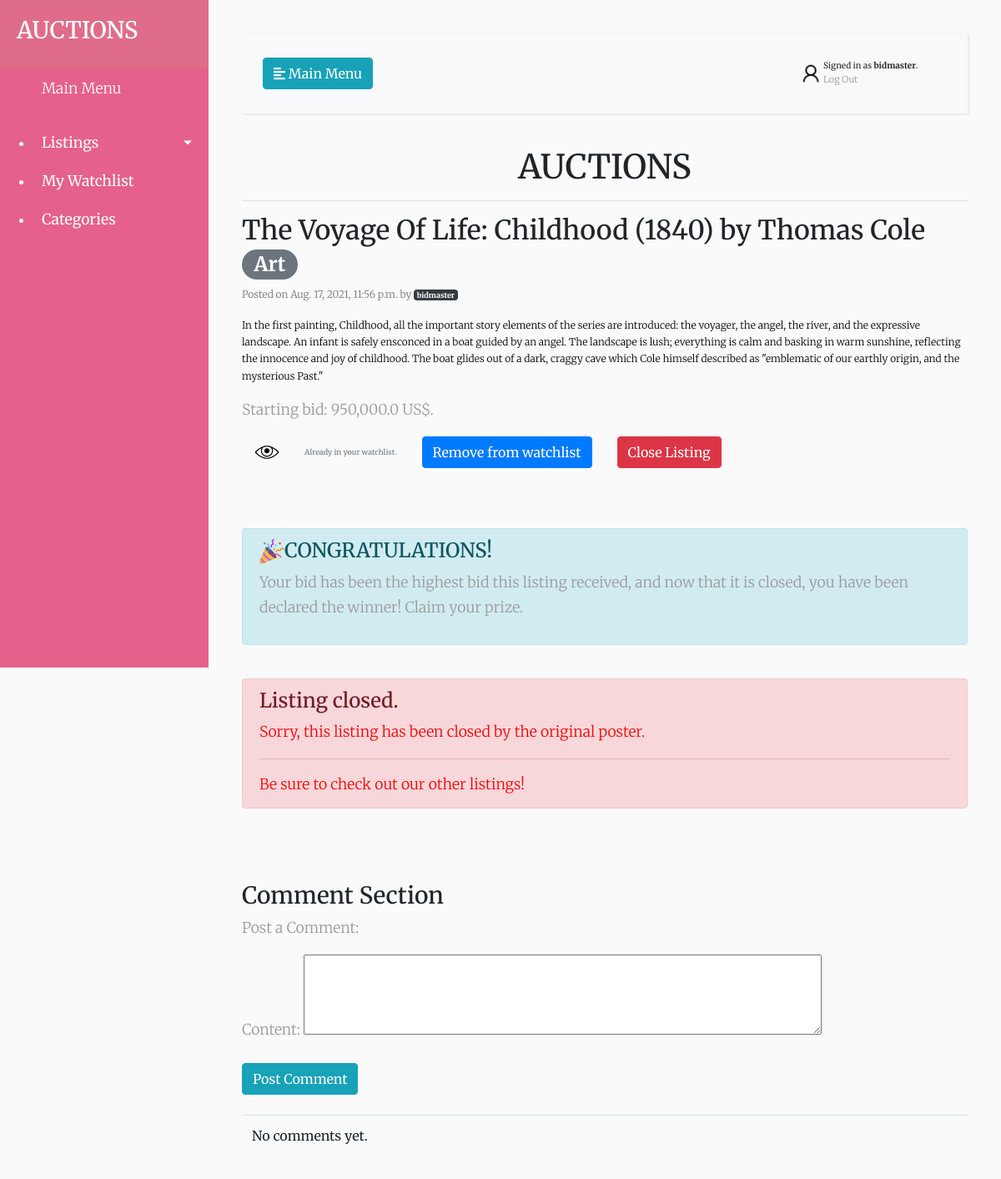
Screenshot of /The Voyage Of Life: Childhood (1840) by Thomas Cole/info (signed in) with the database file from the repository.
### auctions/models.py (models this page shows, shortened)
class User(AbstractUser):
    pass

class Listing(models.Model):
    title = models.CharField(max_length=64, help_text = "Title")
    description = models.CharField(max_length = 500, help_text = "Description")
    starting_bid = models.FloatField(help_text = "Starting Bid Amount in US$")
    current_bid = models.FloatField(default = 0.00)
    url = models.ImageField(blank = True)
    timestamp = models.DateTimeField(auto_now_add=True)
    FASHION = 'Fashion'
    TOYS = 'Toys'
    ELECTRONICS = 'Electronics'
    HOME = 'Home'
    ART = 'Art'
    JEWELRY = 'Jewelry'
    PROPERTIES = 'Properties'
    CONTRACTS = 'Contracts'
    MISCELLANEOUS = 'Miscellaneous'
    ACTIVE = 'Active'
    CLOSED = 'Closed'
    CATEGORY_CHOICES = [
        (FASHION, 'FS'),
        (TOYS, 'TO'),
        (ELECTRONICS, 'ET'),
        (HOME, 'HM'),
        (ART, 'AR'),
        (JEWELRY, 'JW'),
        (PROPERTIES, 'PT'),
        (CONTRACTS, 'CT'),
        (MISCELLANEOUS, 'MS')
    ]
    STATUS_CHOICES = [
        (ACTIVE, 'AC'),
        (CLOSED, 'CL')
    ]
    category = models.CharField(max_length = 64, choices = CATEGORY_CHOICES, blank = True)
    author = models.ForeignKey('User', on_delete = models.CASCADE, related_name = 'listing_author', default = "")
    watchlist_users = models.ManyToManyField('User', blank = True, related_name = 'watched_listing')
    watchlist_status = models.CharField(max_length = 21)
    winner = models.ForeignKey('User', on_delete = models.CASCADE, related_name = 'listing_winner', blank = True, null = True)
    status = models.CharField(max_length=64, choices = STATUS_CHOICES, blank = True, default = 'Active')

### auctions/views.py (the view)
# urls.py: path("<str:title>/info", views.info, name = "info"),
@login_required(login_url = '/login')
def info(request, title):
    if request.method == "POST":
        form = CommentForm(request.POST)
        if form.is_valid():
            content = form.cleaned_data["content"]
            author = request.user
            listing = Listing.objects.get(title = title)
            comment = Comment(content = content, user = author, listing = listing)
            comment.save()
            return HttpResponseRedirect(reverse('info', kwargs={'title': title}))
    else:
        listing = Listing.objects.get(title = title)
        comments = Comment.objects.filter(listing = listing).order_by('-date')
        user = request.user
        if request.user in listing.watchlist_users.all():
            listing.watchlist_status = "Remove from watchlist"
        else:
            listing.watchlist_status = "Add to watchlist"
        listing.save()
        return render(request, 'auctions/listingInfo.html', {
            'listing': listing,
            'form': CommentForm(),
            'comments': comments,
            'bidform':BidForm(),
            'message': "Comment succesfully posted.",
            'user': user
        })

### auctions/views.py
class CommentForm(ModelForm):
    content = forms.CharField(widget = forms.Textarea(attrs={'rows':3, 'cols':60}), max_length=500)
    class Meta:
        model = Comment
        fields = ['content']

class BidForm(ModelForm):
    amount = forms.FloatField(widget = forms.TextInput(attrs={'size':3}))
    class Meta:
        model = Bid
        fields = ['amount']

### auctions/templates/auctions/listingInfo.html (shortened to what this page needs)
{% extends 'auctions/layout.html' %}
{% load static %}
{% load humanize %}
{% block body %}
    <h2>{{ listing.title }}<span class = "badge badge-secondary badge-pill">{{ listing.category }}</span></h2>
    <p class = "fs-6 fw-lighter text-muted" style = "font-size:12px;">Posted on {{ listing.timestamp }} by <span class="badge badge-dark">{{ listing.author }}</span></p>
    <p style = "font-size: 12px; color:black;">{{ listing.description }}</p>
    <p>Starting bid: {{ listing.starting_bid|intcomma }} US$. </p>
    {% if listing.watchlist_status == "Remove from watchlist" %}
    <div class = "container">
        <div class = "row align-items-center">
            <div class = "col-md-auto align-self-center" style = "display:flex; justify-content: left;">
                <img src = "{% static 'auctions/eyeIcon.png' %}" style = "width:30px;">
            </div>
            <div class = "col-md-auto" style = "display:flex; justify-content:left;">
                <span class = "fs-6 fw-lighter text-muted" style = "font-size:9px;">Already in your watchlist.</span>
            </div>
            <div class = "col-md-auto">
                <form action = "{% url 'watchlist' listing.title %}" method = "post">
                    <input type = "submit" class="btn btn-primary" value = "{{ listing.watchlist_status }}" name = "status">
                </form>
            </div>
            {% if listing.author == user %}
            <div class = "col-2">
                <form action = "{% url 'close' listing.title %}" method = "post">
                    <input type = "submit" class = "btn btn-danger" value = "Close Listing">
                </form>
            </div>
            {% endif %}
        </div>
    </div>
    {% endif %}
    {% if listing.status == 'Active' %}
    <div class = "container" style ="display:flex;margin:25px;border-style:solid;border-color:lightsteelblue;border-radius:25px;border-width: 2px;width:900px;">
        <div class = "row">
            <div class = "col">
                <div class="text-center">
                    <img src="{{ MEDIA_URL }}/media/{{ listing.url }}" class="rounded" alt="listing image" width = "600" style = "padding:30px;">
                </div>
            </div>
            <div class = "col" style = "margin:25px;">
                <p class = "font-weight-bold font-italic text-dark">{{ listing.title }}</p>
                <p><small>Starting bid: <span>{{ listing.starting_bid|intcomma }} US$</span></small></p>
                <p><small>Current bid: <span>{{ listing.current_bid|intcomma }} US$</span></small></p>
                <hr>
                <form action = "{% url 'newBid' listing.title %}" method = "post">
                    {% csrf_token %}
                    {{ bidform.as_p }}
                    <input type = "submit" value = "BID!">
                </form>
            </div>
        </div>
    </div>
    {% else %}
        {% if listing.winner == user %}
        <br>
        <br>
        <br>
        <div class="alert alert-info" role="alert">
            <h4 class="alert-heading"><img src = "{% static 'auctions/winnerIcon.png' %}" style = "width:30px;">CONGRATULATIONS!</h4>
            <p>Your bid has been the highest bid this listing received, and now that it is closed, you have been declared the winner! Claim your prize.</p>
        </div>
        {% endif %}
        <br>
        <div class="alert alert-danger" role="alert">
            <h4 class="alert-heading">Listing closed.</h4>
            <p style = "color:red;">Sorry, this listing has been closed by the original poster. </p>
            <hr>
            <p class="mb-0" style = "color:red;">Be sure to check out our other listings!</p>
        </div>
        <br>
        <br>
        <br>
    {% endif %}
    <h3>Comment Section</h3>
    <p>Post a Comment:</p>
    <form action = "{% url 'info' listing.title %}" method = "post">
        {{ form.as_p }}
        <input class="btn btn-info" type = "submit" value = "Post Comment">
    </form>
    <br>
        <table class = "table" style = "max-width: 1600px; table-layout: fixed;">
            <tbody>
                {% for comment in comments %}
                <tr>
                    <td>
                        <div class = "container">
                            <div class = "row">
                                <div class = "col-sm">
                                    <img src = "{% static 'auctions/commentIcon.png' %}" style = "width:30px;">
                                </div>
                                <div class = "col-11">
                                    {{ comment.content }}
                                    <p class = "fs-6 fw-lighter text-muted" style = "font-size:10px;">Posted on {{ comment.date }} by <span class="badge badge-dark">{{ comment.user }}.</span></p>
                                </div>
                            </div>
                        </div>
                    </td>
                </tr>
                {% empty %}
                <tr>
                    <td>No comments yet.</td>
                </tr>
                {% endfor %}
            </tbody>
        </table>
{% endblock %}

### auctions/templates/auctions/layout.html (shortened to what this page needs)
{% load static %}
<!DOCTYPE html>
<html lang="en">
    <head>
        <link rel="stylesheet" href="https://stackpath.bootstrapcdn.com/bootstrap/4.1.0/css/bootstrap.min.css">
        <link rel="stylesheet" href="{% static 'auctions/styles.css' %}">
        <link rel="stylesheet" href="https://cdnjs.cloudflare.com/ajax/libs/malihu-custom-scrollbar-plugin/3.1.5/jquery.mCustomScrollbar.min.css">
    </head>
    <body>
        <div class = "wrapper">
            <nav id = "sidebar">
                <div class = "sidebar-header">
                    <h3>AUCTIONS</h3>
                </div>
                <ul class = "list-unstyled-components">
                    <p>Main Menu</p>
                    {% if user.is_authenticated %}
                    <li>
                        <a href="#pageSubmenu" data-toggle="collapse" aria-expanded="false" class="dropdown-toggle">Listings</a>
                    </li>
                    <li>
                        <a href = "{% url 'my_watchlist' %}">My Watchlist</a>
                    </li>
                    <li>
                        <a href = "{% url 'categories' %}">Categories</a>
                    </li>
                    {% else %}
                    <p style = "font-size:10px;">
                        You are not logged in.
                        <p class = "btn"><a href = "{% url 'login' %}">Log In</a></p>
                        <p class = "btn"><a href = "{% url 'register' %}">Register</a></p>
                    </p>
                    {% endif %}
                </ul>
            </nav>
            <div id = "content">
                <nav class = "navbar navbar-expand-lg navbar-light bg-light">
                    <div class = "container-fluid">
                        <button type = "button" id = "sidebarCollapse" class = "btn btn-info">
                            <i class = "fas fa-align-left"></i>
                            <span>Main Menu</span>
                        </button>
                    </div>
                    <div class = "d-flex align-items-center">
                        <img src = "{% static 'auctions/userIcon.png' %}" style = "width:30px;">
                    </div>
                    <div style = "font-size:10px; width: 200px;margin-right:10px;" class = "d-flex align-items-center">
                        {% if user.is_authenticated %}
                            <div>
                                Signed in as <strong>{{ user.username }}</strong>.
                                <p><a href = "{% url 'logout' %}">Log Out</a></p>
                            </div>
                        {% endif %}
                    </div>
                </nav>
                <h1 class="text-center">AUCTIONS</h1>
                <hr>
                {% block body %}
                {% endblock %}
            </div>
        </div>
    </body>
</html>

### auctions/static/auctions/styles.css (style rules this page uses)
body { font-family: 'Merriweather', serif; background: #fafafa; }
p { font-family: 'Merriweather', serif; font-size: 1.1em; font-weight: 300; line-height: 1.7em; color: #999; }
a, a:hover, a:focus { color: inherit; text-decoration: none; transition: all 0.3s; }
.navbar { padding: 15px 10px; background: #fff; border: none; border-radius: 0; margin-bottom: 40px; box-shadow: 1px 1px 3px rgba(0, 0, 0, 0.1); }
.wrapper { display: flex; width: 100%; }
#sidebar { width: 250px; position: fixed; top: 0; left: 0; height: 100vh; z-index: 999; background: #e6608c; color: #fff; transition: all 0.3s; }
#sidebar .sidebar-header { padding: 20px; background: #df6d89; }
#sidebar ul p { color: #fff; padding: 10px; }
#sidebar ul li a { padding: 10px; font-size: 1.1em; display: block; }
a[data-toggle="collapse"] { position: relative; }
.dropdown-toggle::after { display: block; position: absolute; top: 50%; right: 20px; transform: translateY(-50%); }
#content { width: calc(100% - 250px); padding: 40px; min-height: 100vh; transition: all 0.3s; position: absolute; top: 0; right: 0; }

### rows the page displays
User: username "bidmaster"
Listing: title "The Voyage Of Life: Childhood (1840) by Thomas Cole", category "Art", timestamp "Aug. 17, 2021, 11:56 p.m.", author "bidmaster", description "In the first painting, Childhood, all the important story elements of the series are introduced: the voyager, the angel, the river, and the expressive landscape. An infant is safely ensconced in a boat guided by an angel. The landscape is lush; everything is calm and basking in warm sunshine, reflecting the innocence and joy of childhood. The boat glides out of a dark, craggy cave which Cole himself described as \"emblematic of our earthly origin, and the mysterious Past.\"", starting_bid "950,000.0", status "Remove from watchlist"
